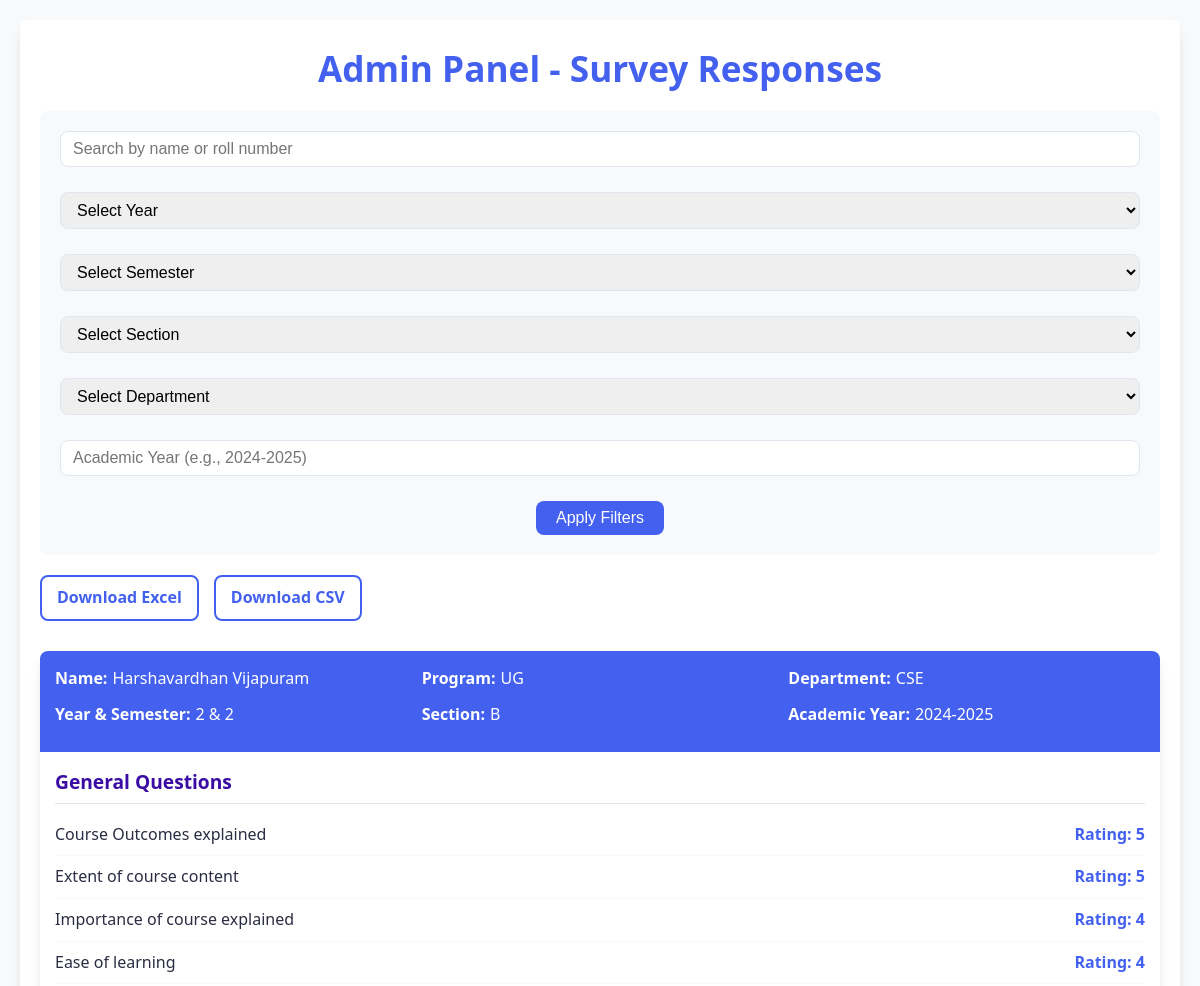
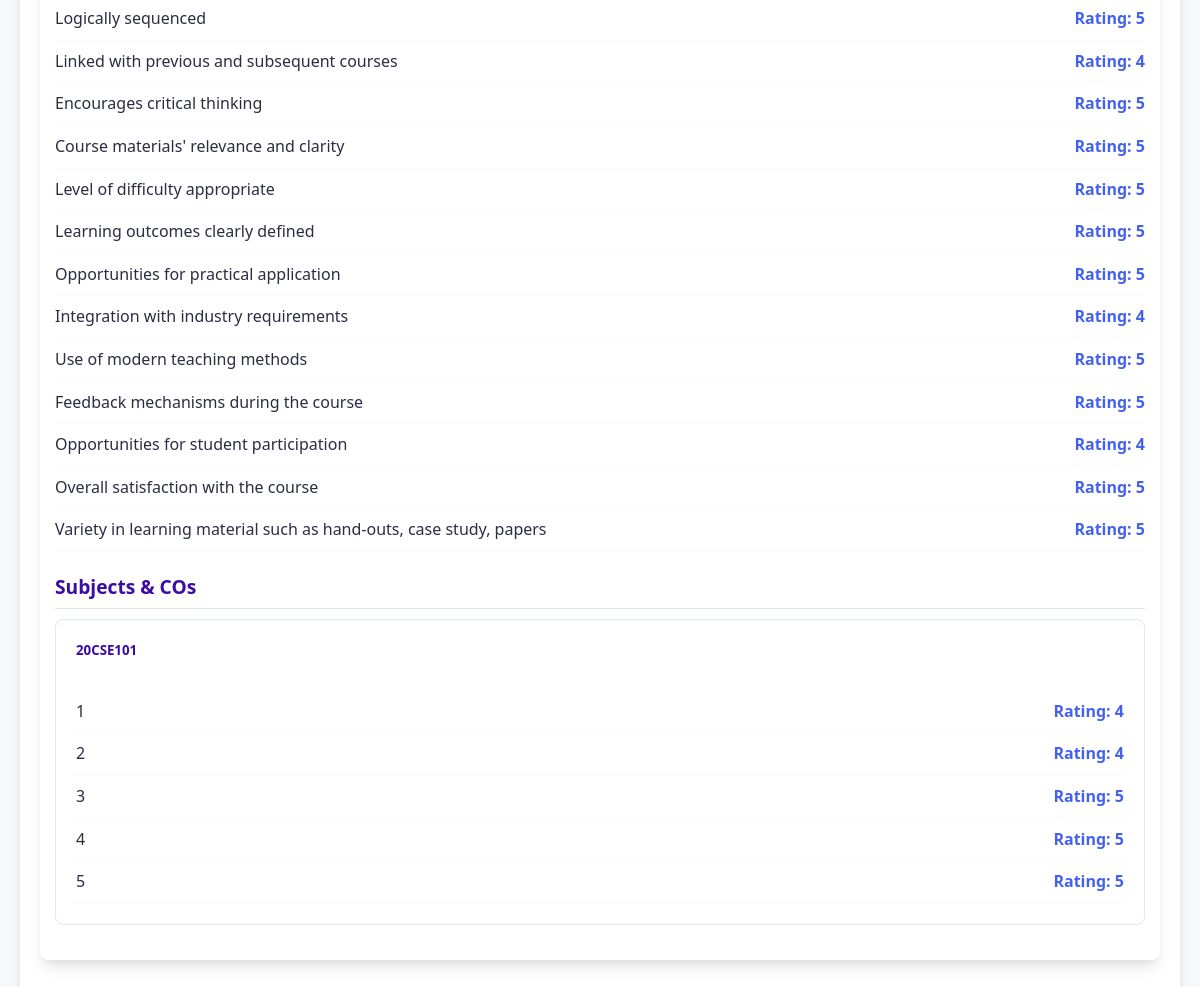
/adminofCES, run on the app's committed database (2 pictures, top to bottom).
### app.py (models this page shows)
class SurveyResponse(db.Model):
    id = db.Column(db.Integer, primary_key=True)
    full_name = db.Column(db.String(100))
    roll_number = db.Column(db.String(20))
    program_type = db.Column(db.String(10))
    department = db.Column(db.String(50))
    year = db.Column(db.Integer)
    sem = db.Column(db.Integer)
    section = db.Column(db.String(10))
    academic_year = db.Column(db.String(20))
    questions = db.relationship('GeneralQuestionResponse', backref='survey', cascade="all, delete-orphan")
    subjects = db.relationship('SubjectFeedback', backref='survey', cascade="all, delete-orphan")

class GeneralQuestionResponse(db.Model):
    id = db.Column(db.Integer, primary_key=True)
    survey_id = db.Column(db.Integer, db.ForeignKey('survey_response.id'))
    question_text = db.Column(db.String(255))
    rating = db.Column(db.Integer)

class SubjectFeedback(db.Model):
    id = db.Column(db.Integer, primary_key=True)
    survey_id = db.Column(db.Integer, db.ForeignKey('survey_response.id'))
    subject_name = db.Column(db.String(100))
    co_questions = db.relationship('COFeedback', backref='subject', cascade="all, delete-orphan")

class COFeedback(db.Model):
    id = db.Column(db.Integer, primary_key=True)
    subject_id = db.Column(db.Integer, db.ForeignKey('subject_feedback.id'))
    co_question = db.Column(db.String(255))
    co_rating = db.Column(db.Integer)

### app.py (the view)
@app.route('/adminofCES')
def admin():
    responses = SurveyResponse.query.all()
    return render_template('admin.html', responses=responses)

### templates/admin.html (shortened to what this page needs)
<!DOCTYPE html>
<html lang="en">
	<head>
		<link
			rel="stylesheet"
			href="{{ url_for('static', filename='css/styles.css') }}"
		/>
	</head>
	<body>
		<div class="container">
			<header>
				<h1>Admin Panel - Survey Responses</h1>
				<div class="filter-section">
					<div class="filter-form">
						<input type="text" id="search" placeholder="Search by name or roll number" />
						<select id="year">
							<option value="">Select Year</option>
						</select>
						<select id="sem">
							<option value="">Select Semester</option>
						</select>
						<select id="section">
							<option value="">Select Section</option>
						</select>
						<select id="department">
							<option value="">Select Department</option>
						</select>
						<input type="text" id="academic_year" placeholder="Academic Year (e.g., 2024-2025)" />
						<button onclick="applyFilters()" class="filter-btn">Apply Filters</button>
					</div>
				</div>
				<div class="export-links">
					<a href="/export/xlsx" class="export-link"
						>Download Excel</a
					>
					<a href="/export/csv" class="export-link">Download CSV</a>
				</div>
			</header>
			{% for r in responses %}
			<div class="response-card"
				data-name="{{ r.full_name }}"
				data-roll="{{ r.roll_number }}"
				data-year="{{ r.year }}"
				data-sem="{{ r.sem }}"
				data-section="{{ r.section }}"
				data-department="{{ r.department }}"
				data-academic-year="{{ r.academic_year }}">
				<div class="response-header">
					<div class="response-info">
						<div class="response-info-item">
							<span class="response-info-label">Name:</span>
							<span>{{ r.full_name }}</span>
						</div>
						<div class="response-info-item">
							<span class="response-info-label">Program:</span>
							<span>{{ r.program_type }}</span>
						</div>
						<div class="response-info-item">
							<span class="response-info-label">Department:</span>
							<span>{{ r.department }}</span>
						</div>
					</div>
					<div class="response-info">
						<div class="response-info-item">
							<span class="response-info-label"
								>Year & Semester:</span
							>
							<span>{{ r.year }} & {{ r.sem }}</span>
						</div>
						<div class="response-info-item">
							<span class="response-info-label">Section:</span>
							<span>{{ r.section }}</span>
						</div>
						<div class="response-info-item">
							<span class="response-info-label"
								>Academic Year:</span
							>
							<span>{{ r.academic_year }}</span>
						</div>
					</div>
				</div>
				<div class="response-body">
					<div class="response-section">
						<h4 class="section-title">General Questions</h4>
						<ul class="question-list">
							{% for q in r.questions %}
							<li class="question-list-item">
								<span class="question-text"
									>{{ q.question_text }}</span
								>
								<span class="question-rating"
									>Rating: {{ q.rating }}</span
								>
							</li>
							{% endfor %}
						</ul>
					</div>
					<div class="response-section">
						<h4 class="section-title">Subjects & COs</h4>
						{% for s in r.subjects %}
						<div class="subject-section">
							<div class="subject-header">
								<h5 class="subject-title">
									{{ s.subject_name }}
								</h5>
							</div>
							<ul class="question-list">
								{% for co in s.co_questions %}
								<li class="question-list-item">
									<span class="question-text"
										>{{ co.co_question }}</span
									>
									<span class="question-rating"
										>Rating: {{ co.co_rating }}</span
									>
								</li>
								{% endfor %}
							</ul>
						</div>
						{% endfor %}
					</div>
				</div>
			</div>
			{% endfor %}
		</div>
	</body>
</html>

### static/css/styles.css (style rules this page uses)
:root { --primary-color: #4361ee; --primary-light: #4cc9f0; --secondary-color: #3a0ca3; --accent-color: #f72585; --text-color: #2b2d42; --text-light: #586157; --light-gray: #f8f9fa; --border-color: #e0e6ed; --success-color: #4ade80; --error-color: #ef4444; --shadow: 0 10px 15px -3px rgba(0, 0, 0, 0.1), 0 4px 6px -2px rgba(0, 0, 0, 0.05); --radius: 8px; --radius-lg: 12px; --transition: all 0.3s ease; }
* { box-sizing: border-box; margin: 0; padding: 0; }
body { font-family: "Segoe UI", Tahoma, Geneva, Verdana, sans-serif; line-height: 1.6; color: var(--text-color); background-color: var(--light-gray); padding: 20px; }
.container { max-width: 1200px; margin: 0 auto; padding: 20px; background: white; border-radius: var(--radius); box-shadow: var(--shadow); }
header { margin-bottom: 30px; text-align: center; }
h1, h2, h3, h4, h5 { color: var(--primary-color); margin-bottom: 15px; }
h1 { font-size: 2.2rem; }
h4 { font-size: 1.2rem; }
input[type="text"], input[type="email"], textarea, select { width: 100%; padding: 10px; border: 1px solid var(--border-color); border-radius: var(--radius); font-size: 1rem; margin-bottom: 10px; }
button, .btn { background-color: var(--primary-color); color: white; border: none; padding: 10px 20px; border-radius: var(--radius); cursor: pointer; font-size: 1rem; transition: background-color 0.3s; }
.subject-section { background-color: white; padding: 20px; border-radius: var(--radius); margin-bottom: 20px; border: 1px solid var(--border-color); }
.subject-header { display: flex; justify-content: space-between; align-items: center; margin-bottom: 15px; }
.subject-title { font-weight: bold; color: var(--secondary-color); }
.export-links { display: flex; gap: 15px; margin-bottom: 20px; }
.export-link { text-decoration: none; color: var(--primary-color); display: inline-flex; align-items: center; gap: 5px; font-weight: 600; padding: 8px 15px; border: 2px solid var(--primary-color); border-radius: var(--radius); transition: all 0.3s; }
.response-card { background-color: white; border-radius: var(--radius); box-shadow: var(--shadow); margin-bottom: 25px; overflow: hidden; }
.response-header { background-color: var(--primary-color); color: white; padding: 15px; }
.response-info { display: grid; grid-template-columns: repeat(auto-fit, minmax(200px, 1fr)); gap: 10px; margin-bottom: 10px; }
.response-info-item { display: flex; gap: 5px; }
.response-info-label { font-weight: bold; }
.response-body { padding: 15px; }
.response-section { margin-bottom: 20px; }
.section-title { font-size: 1.2rem; margin-bottom: 10px; color: var(--secondary-color); border-bottom: 1px solid var(--border-color); padding-bottom: 5px; }
.question-list { list-style-type: none; }
.question-list-item { padding: 8px 0; border-bottom: 1px solid var(--light-gray); display: flex; justify-content: space-between; }
.question-rating { font-weight: bold; color: var(--primary-color); }
.filter-section { background-color: var(--light-gray); padding: 20px; border-radius: var(--radius); margin-bottom: 20px; }
.filter-form { display: flex; gap: 15px; flex-wrap: wrap; justify-content: center; }
.filter-form input, .filter-form select { padding: 8px 12px; border: 1px solid var(--border-color); border-radius: var(--radius); min-width: 200px; }
.filter-btn { background-color: var(--primary-color); color: white; border: none; padding: 8px 20px; border-radius: var(--radius); cursor: pointer; transition: background-color 0.3s; }

### data on the page
SurveyResponse: full_name "Harshavardhan Vijapuram", program_type "UG", department "CSE", year "2", sem "2", section "B", academic_year "2024-2025"
GeneralQuestionResponse: question_text "Course Outcomes explained", rating "5"
GeneralQuestionResponse: question_text "Extent of course content", rating "5"
GeneralQuestionResponse: question_text "Importance of course explained", rating "4"
GeneralQuestionResponse: question_text "Ease of learning", rating "4"
GeneralQuestionResponse: question_text "Logically sequenced", rating "5"
GeneralQuestionResponse: question_text "Linked with previous and subsequent courses", rating "4"
GeneralQuestionResponse: question_text "Encourages critical thinking", rating "5"
GeneralQuestionResponse: question_text "Course materials' relevance and clarity", rating "5"
GeneralQuestionResponse: question_text "Level of difficulty appropriate", rating "5"
GeneralQuestionResponse: question_text "Learning outcomes clearly defined", rating "5"
GeneralQuestionResponse: question_text "Opportunities for practical application", rating "5"
GeneralQuestionResponse: question_text "Integration with industry requirements", rating "4"
GeneralQuestionResponse: question_text "Use of modern teaching methods", rating "5"
GeneralQuestionResponse: question_text "Feedback mechanisms during the course", rating "5"
GeneralQuestionResponse: question_text "Opportunities for student participation", rating "4"
GeneralQuestionResponse: question_text "Overall satisfaction with the course", rating "5"
GeneralQuestionResponse: question_text "Variety in learning material such as hand-outs, case study, papers", rating "5"
SubjectFeedback: subject_name "20CSE101"
COFeedback: co_question "1", co_rating "4"
COFeedback: co_question "2", co_rating "4"
COFeedback: co_question "3", co_rating "5"
COFeedback: co_question "4", co_rating "5"
COFeedback: co_question "5", co_rating "5"
